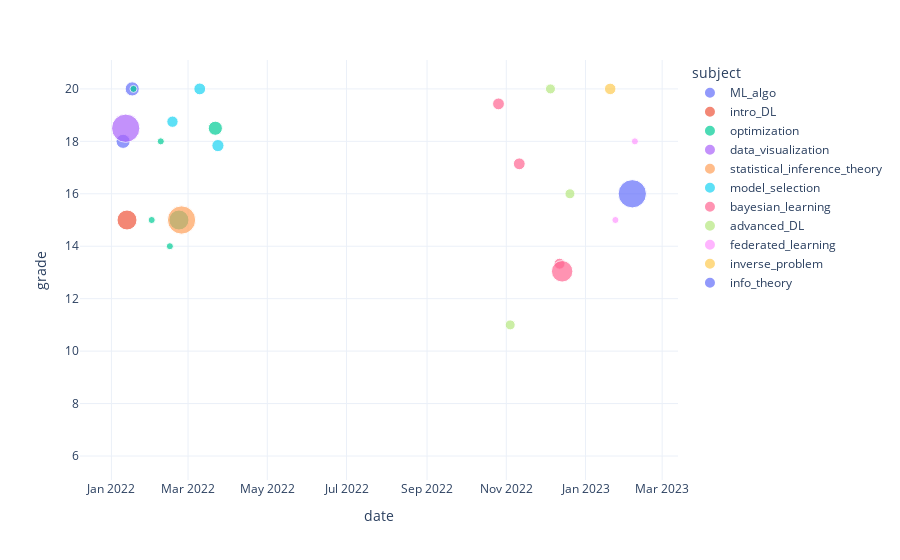

Notebook source saved alongside this figure:
### Code cell
px.scatter(
    data_frame=grades,
    x="date",
    y="grade",
    color="subject",
    size="coeff",
)

### Figure 1 — Plotly figure (JSON) as saved in the notebook; plotly's stock layout.template omitted (floating-point values rounded to 4 significant figures)
{"data": [{"hovertemplate": "subject=ML_algo<br>date=%{x}<br>grade=%{y}<br>coeff=%{marker.size}<extra></extra>", "legendgroup": "ML_algo", "marker": {"color": "#636efa", "size": [0.25, 0.25], "sizemode": "area", "sizeref": 0.0025, "symbol": "circle"}, "mode": "markers", "name": "ML_algo", "orientation": "v", "showlegend": true, "type": "scatter", "x": ["2022-01-10T00:00:00", "2022-01-17T00:00:00"], "xaxis": "x", "y": [18, 20], "yaxis": "y"}, {"hovertemplate": "subject=intro_DL<br>date=%{x}<br>grade=%{y}<br>coeff=%{marker.size}<extra></extra>", "legendgroup": "intro_DL", "marker": {"color": "#EF553B", "size": [0.5], "sizemode": "area", "sizeref": 0.0025, "symbol": "circle"}, "mode": "markers", "name": "intro_DL", "orientation": "v", "showlegend": true, "type": "scatter", "x": ["2022-01-13T00:00:00"], "xaxis": "x", "y": [15], "yaxis": "y"}, {"hovertemplate": "subject=optimization<br>date=%{x}<br>grade=%{y}<br>coeff=%{marker.size}<extra></extra>", "legendgroup": "optimization", "marker": {"color": "#00cc96", "size": [0.0625, 0, 0.0625, 0.0625, 0.0625, 0.5, 0.25], "sizemode": "area", "sizeref": 0.0025, "symbol": "circle"}, "mode": "markers", "name": "optimization", "orientation": "v", "showlegend": true, "type": "scatter", "x": ["2022-01-18T00:00:00", "2022-01-25T00:00:00", "2022-02-01T00:00:00", "2022-02-08T00:00:00", "2022-02-15T00:00:00", "2022-02-22T00:00:00", "2022-03-22T00:00:00"], "xaxis": "x", "y": [20, 6, 15, 18, 14, 15, 18.5], "yaxis": "y"}, {"hovertemplate": "subject=data_visualization<br>date=%{x}<br>grade=%{y}<br>coeff=%{marker.size}<extra></extra>", "legendgroup": "data_visualization", "marker": {"color": "#ab63fa", "size": [1], "sizemode": "area", "sizeref": 0.0025, "symbol": "circle"}, "mode": "markers", "name": "data_visualization", "orientation": "v", "showlegend": true, "type": "scatter", "x": ["2022-01-12T00:00:00"], "xaxis": "x", "y": [18.5], "yaxis": "y"}, {"hovertemplate": "subject=statistical_inference_theory<br>date=%{x}<br>grade=%{y}<br>coeff=%{marker.size}<extra></extra>", "legendgroup": "statistical_inference_theory", "marker": {"color": "#FFA15A", "size": [1], "sizemode": "area", "sizeref": 0.0025, "symbol": "circle"}, "mode": "markers", "name": "statistical_inference_theory", "orientation": "v", "showlegend": true, "type": "scatter", "x": ["2022-02-24T00:00:00"], "xaxis": "x", "y": [15], "yaxis": "y"}, {"hovertemplate": "subject=model_selection<br>date=%{x}<br>grade=%{y}<br>coeff=%{marker.size}<extra></extra>", "legendgroup": "model_selection", "marker": {"color": "#19d3f3", "size": [0.16, 0.175, 0.185], "sizemode": "area", "sizeref": 0.0025, "symbol": "circle"}, "mode": "markers", "name": "model_selection", "orientation": "v", "showlegend": true, "type": "scatter", "x": ["2022-02-17T00:00:00", "2022-03-10T00:00:00", "2022-03-24T00:00:00"], "xaxis": "x", "y": [18.75, 20, 17.84], "yaxis": "y"}, {"hovertemplate": "subject=bayesian_learning<br>date=%{x}<br>grade=%{y}<br>coeff=%{marker.size}<extra></extra>", "legendgroup": "bayesian_learning", "marker": {"color": "#FF6692", "size": [0.175, 0.175, 0.15, 0.575], "sizemode": "area", "sizeref": 0.0025, "symbol": "circle"}, "mode": "markers", "name": "bayesian_learning", "orientation": "v", "showlegend": true, "type": "scatter", "x": ["2022-10-26T00:00:00", "2022-11-11T00:00:00", "2022-12-12T00:00:00", "2022-12-14T00:00:00"], "xaxis": "x", "y": [19.43, 17.14, 13.33, 13.04], "yaxis": "y"}, {"hovertemplate": "subject=advanced_DL<br>date=%{x}<br>grade=%{y}<br>coeff=%{marker.size}<extra></extra>", "legendgroup": "advanced_DL", "marker": {"color": "#B6E880", "size": [0.125, 0.125, 0.125], "sizemode": "area", "sizeref": 0.0025, "symbol": "circle"}, "mode": "markers", "name": "advanced_DL", "orientation": "v", "showlegend": true, "type": "scatter", "x": ["2022-11-04T00:00:00", "2022-12-05T00:00:00", "2022-12-20T00:00:00"], "xaxis": "x", "y": [11, 20, 16], "yaxis": "y"}, {"hovertemplate": "subject=federated_learning<br>date=%{x}<br>grade=%{y}<br>coeff=%{marker.size}<extra></extra>", "legendgroup": "federated_learning", "marker": {"color": "#FF97FF", "size": [0.0625, 0.0625], "sizemode": "area", "sizeref": 0.0025, "symbol": "circle"}, "mode": "markers", "name": "federated_learning", "orientation": "v", "showlegend": true, "type": "scatter", "x": ["2023-01-24T00:00:00", "2023-02-08T00:00:00"], "xaxis": "x", "y": [15, 18], "yaxis": "y"}, {"hovertemplate": "subject=inverse_problem<br>date=%{x}<br>grade=%{y}<br>coeff=%{marker.size}<extra></extra>", "legendgroup": "inverse_problem", "marker": {"color": "#FECB52", "size": [0.1667], "sizemode": "area", "sizeref": 0.0025, "symbol": "circle"}, "mode": "markers", "name": "inverse_problem", "orientation": "v", "showlegend": true, "type": "scatter", "x": ["2023-01-20T00:00:00"], "xaxis": "x", "y": [20], "yaxis": "y"}, {"hovertemplate": "subject=info_theory<br>date=%{x}<br>grade=%{y}<br>coeff=%{marker.size}<extra></extra>", "legendgroup": "info_theory", "marker": {"color": "#636efa", "size": [1], "sizemode": "area", "sizeref": 0.0025, "symbol": "circle"}, "mode": "markers", "name": "info_theory", "orientation": "v", "showlegend": true, "type": "scatter", "x": ["2023-02-06T00:00:00"], "xaxis": "x", "y": [16], "yaxis": "y"}], "layout": {"legend": {"itemsizing": "constant", "title": {"text": "subject"}, "tracegroupgap": 0}, "margin": {"t": 60}, "xaxis": {"anchor": "y", "domain": [0, 1], "title": {"text": "date"}}, "yaxis": {"anchor": "x", "domain": [0, 1], "title": {"text": "grade"}}}}
